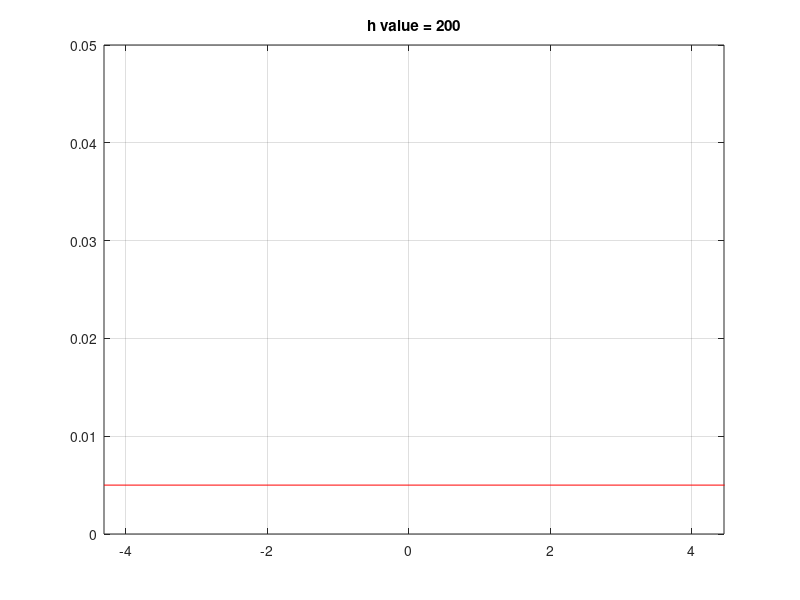

This figure's MATLAB source:
%
% epage 325
% 
% Written by:
% -- 
% John L. Weatherwax                2008-02-20
% 
% email: wax@alum.mit.edu
% 
% Please send comments and especially bug reports to the
% above email address.
% 
%-----

clear all; 
close all; 
clc; 

%load snowfall; x=snowfall; n=length(x); 

n = 1000;
x = normrnd(0,1,1,n);
snowfall = x;

% do a quick study to determine an array of reasonable bin widths: 
ss  = sort(snowfall); 
ssd = sort(diff(ss)); 
% visually inspecting the above array "ssd" we have the smallest bin width of ~ 0.1 

%hArray = 0.1:0.1:6; maxHeight=-Inf; 
hArray = 1:1:200; maxHeight=-Inf; 
fh=figure; set(gca,'nextplot','replacechildren'); 
for hi=1:length(hArray),
  % specify the bin width from our several choices: 
  h = hArray(hi); 

  % create a histogram with the width "h":
  % 
  % get the limits, bins, bin centers etc:
  x_lim_left = min(x)-1; 
  x_lim_rght = max(x)+1;
  t0   = x_lim_left;
  tm   = x_lim_rght; 
  rng  = tm-t0; 
  nbin = ceil(rng/h); 
  bins = t0:h:(nbin*h+t0);       % <- the bin edges ... 
  bc   = bins(1:end-1)+0.5*h;    % <- the bin centers ... 

  x(find(x<x_lim_left))=x_lim_left;
  x(find(x>x_lim_rght))=x_lim_rght;
  vk=histc(x,bins); vk(end)=[];
  % normalize: 
  fhat = vk/(n*h);

  figure(fh); stairs( bins, [fhat,fhat(end)], '-r' ); grid on; 
  xlabel( '' ); 
  %axis( [x_lim_left, x_lim_rght, 0, +Inf] );
  axis( [x_lim_left, x_lim_rght, 0, 0.05 ] ); % <- this max y height makes a nice plot 
  title( ['h value = ',num2str(h)] ); 
  F(hi) = getframe; 
  
  if( max(fhat)>maxHeight ), maxHeight=max(fhat); end
end
movie(F,1,1); 

fprintf('the maximum height we saw was = %10.5f\n', maxHeight); % <- gives ~ 0.4 

% compute h based on sturges' rule: 
nbins = 1 + log2(n); 
hS = (x_lim_rght-x_lim_left)/nbins; 
fprintf( 'h from Sturges = %10.5f\n', hS ); 
% compute h based on freedman-diaconis rule: 
hFD = 2*iqr(x)*n^(-1/3); 
fprintf( 'h from the Freedman-Diaconis rule = %10.5f\n', hFD ); 
